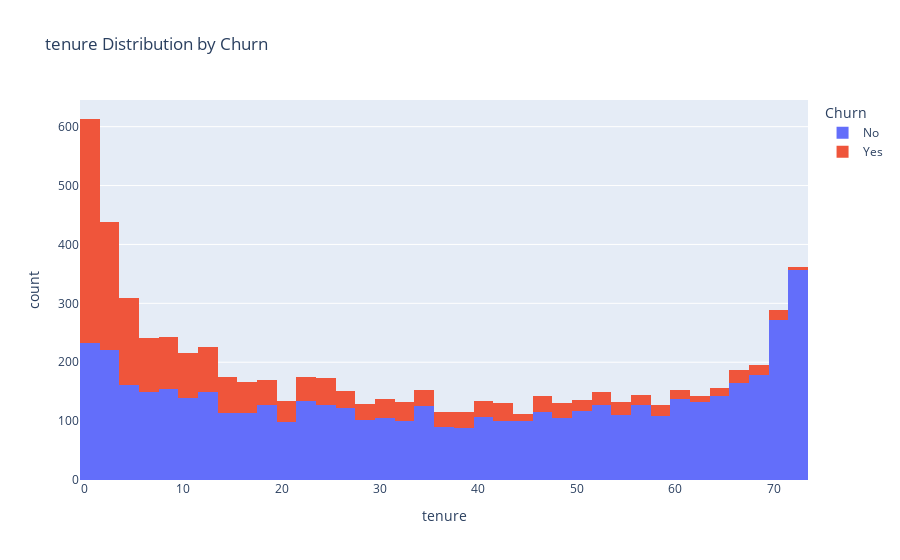
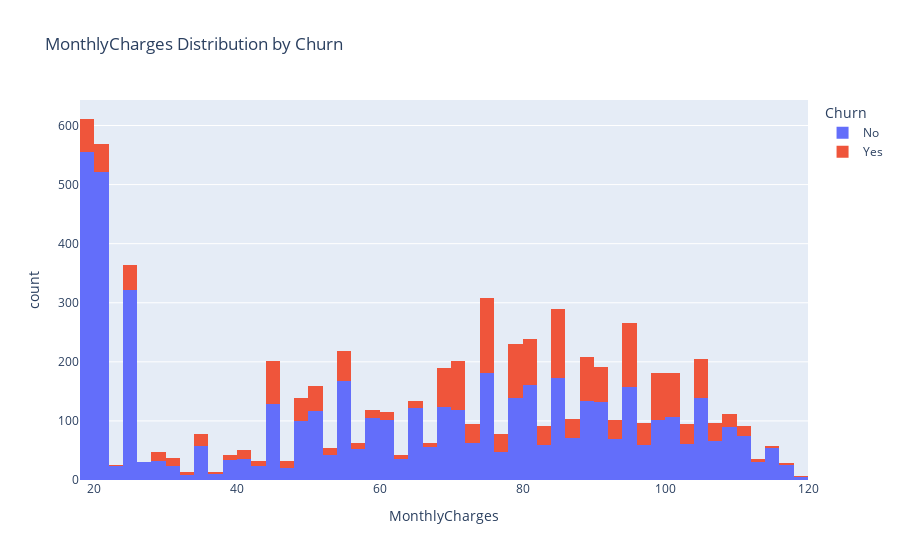
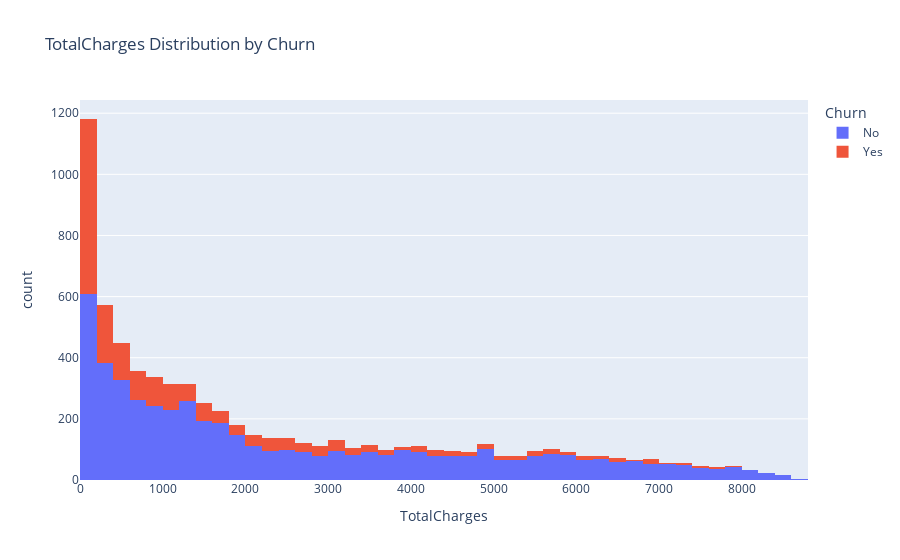

These figures' notebook cell, in order:
### Code cell
# distribution by churn for numeric columns
for col in numeric_cols:
    fig = px.histogram(cleaned_data,x= col,color='Churn',title=f'{col} Distribution by Churn')
    fig.show()

### Figure 1 — Plotly figure (JSON) as saved in the notebook; plotly's stock layout.template omitted (floating-point values rounded to 4 significant figures; data arrays with more than 128 entries replaced by an {"elided": "..."} marker saying what was removed)
{"data": [{"alignmentgroup": "True", "bingroup": "x", "hovertemplate": "Churn=No<br>tenure=%{x}<br>count=%{y}<extra></extra>", "legendgroup": "No", "marker": {"color": "#636efa", "pattern": {"shape": ""}}, "name": "No", "offsetgroup": "No", "orientation": "v", "showlegend": true, "type": "histogram", "x": {"elided": "5163 int values"}, "xaxis": "x", "yaxis": "y"}, {"alignmentgroup": "True", "bingroup": "x", "hovertemplate": "Churn=Yes<br>tenure=%{x}<br>count=%{y}<extra></extra>", "legendgroup": "Yes", "marker": {"color": "#EF553B", "pattern": {"shape": ""}}, "name": "Yes", "offsetgroup": "Yes", "orientation": "v", "showlegend": true, "type": "histogram", "x": {"elided": "1869 int values"}, "xaxis": "x", "yaxis": "y"}], "layout": {"barmode": "relative", "legend": {"title": {"text": "Churn"}, "tracegroupgap": 0}, "title": {"text": "tenure Distribution by Churn"}, "xaxis": {"anchor": "y", "domain": [0, 1], "title": {"text": "tenure"}}, "yaxis": {"anchor": "x", "domain": [0, 1], "title": {"text": "count"}}}}

### Figure 2 — Plotly figure (JSON) as saved in the notebook; plotly's stock layout.template omitted (floating-point values rounded to 4 significant figures; data arrays with more than 128 entries replaced by an {"elided": "..."} marker saying what was removed)
{"data": [{"alignmentgroup": "True", "bingroup": "x", "hovertemplate": "Churn=No<br>MonthlyCharges=%{x}<br>count=%{y}<extra></extra>", "legendgroup": "No", "marker": {"color": "#636efa", "pattern": {"shape": ""}}, "name": "No", "offsetgroup": "No", "orientation": "v", "showlegend": true, "type": "histogram", "x": {"elided": "5163 float values"}, "xaxis": "x", "yaxis": "y"}, {"alignmentgroup": "True", "bingroup": "x", "hovertemplate": "Churn=Yes<br>MonthlyCharges=%{x}<br>count=%{y}<extra></extra>", "legendgroup": "Yes", "marker": {"color": "#EF553B", "pattern": {"shape": ""}}, "name": "Yes", "offsetgroup": "Yes", "orientation": "v", "showlegend": true, "type": "histogram", "x": {"elided": "1869 float values"}, "xaxis": "x", "yaxis": "y"}], "layout": {"barmode": "relative", "legend": {"title": {"text": "Churn"}, "tracegroupgap": 0}, "title": {"text": "MonthlyCharges Distribution by Churn"}, "xaxis": {"anchor": "y", "domain": [0, 1], "title": {"text": "MonthlyCharges"}}, "yaxis": {"anchor": "x", "domain": [0, 1], "title": {"text": "count"}}}}

### Figure 3 — Plotly figure (JSON) as saved in the notebook; plotly's stock layout.template omitted (floating-point values rounded to 4 significant figures; data arrays with more than 128 entries replaced by an {"elided": "..."} marker saying what was removed)
{"data": [{"alignmentgroup": "True", "bingroup": "x", "hovertemplate": "Churn=No<br>TotalCharges=%{x}<br>count=%{y}<extra></extra>", "legendgroup": "No", "marker": {"color": "#636efa", "pattern": {"shape": ""}}, "name": "No", "offsetgroup": "No", "orientation": "v", "showlegend": true, "type": "histogram", "x": {"elided": "5163 float values"}, "xaxis": "x", "yaxis": "y"}, {"alignmentgroup": "True", "bingroup": "x", "hovertemplate": "Churn=Yes<br>TotalCharges=%{x}<br>count=%{y}<extra></extra>", "legendgroup": "Yes", "marker": {"color": "#EF553B", "pattern": {"shape": ""}}, "name": "Yes", "offsetgroup": "Yes", "orientation": "v", "showlegend": true, "type": "histogram", "x": {"elided": "1869 float values"}, "xaxis": "x", "yaxis": "y"}], "layout": {"barmode": "relative", "legend": {"title": {"text": "Churn"}, "tracegroupgap": 0}, "title": {"text": "TotalCharges Distribution by Churn"}, "xaxis": {"anchor": "y", "domain": [0, 1], "title": {"text": "TotalCharges"}}, "yaxis": {"anchor": "x", "domain": [0, 1], "title": {"text": "count"}}}}
